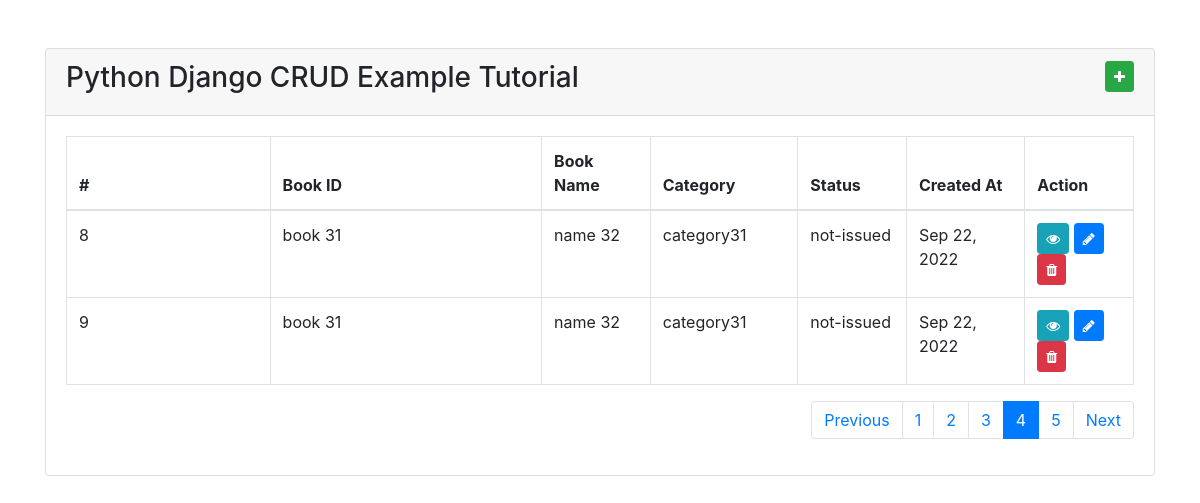
/books?page=4, run on an earlier commit of the app's database.
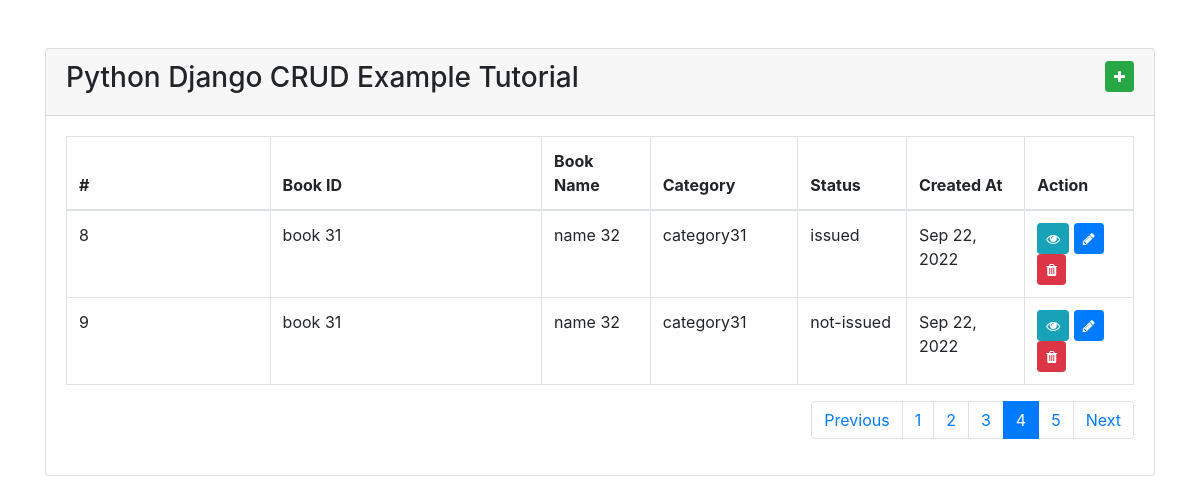
And on a later commit of the database.
### tutorials2_books/models_base.py (models this page shows, shortened)
class Books(models.Model):
    BOOK_STATUS = (
        ('issued', 'Issued'),
        ('not-issued', 'Not Issued'),
    )
    book_id = models.CharField(max_length=10)
    bookname = models.CharField(max_length=50)
    subject = models.CharField(max_length=20)
    category = models.CharField(max_length=10)
    status = models.CharField('Status', max_length=20, choices=BOOK_STATUS, default='not-issued')
    created_at = models.DateTimeField(verbose_name='Created time', auto_now_add=True)
    updated_at = models.DateTimeField(verbose_name='Updated time', auto_now=True)
    class Meta:
        verbose_name = "Book"
        verbose_name_plural = "Books"

### tutorials2_books/views.py (the view)
# urls.py: path('', views.index, name='home'),  # default empty page
def index(request):
    books = Books.objects.all()
    page = request.GET.get('page', 1)
    paginator = Paginator(books, 2)
    try:
        books = paginator.page(page)
    except PageNotAnInteger:
        print('page provided not an Integer')
        books = paginator.page(1)
    except EmptyPage:
        books = paginator.page(paginator.num_pages)
    return render(request, 'index.html', {'books': books})

### tutorials2_books/templates/index.html (shortened to what the changed rows need)
<!DOCTYPE html>
<html>
<head>
    <link rel="stylesheet" href="https://cdn.jsdelivr.net/npm/bootstrap@4.6.1/dist/css/bootstrap.min.css">
    <link rel="stylesheet" href="https://cdnjs.cloudflare.com/ajax/libs/font-awesome/4.7.0/css/font-awesome.min.css" />
</head>
<body>
    <div class="container mt-5">
        <div class="row">
            <div class="col-md-12">
                <div class="card">
                    <div class="card-body">
                        <table class="table table-bordered table-hover">
                            <thead>
                                <tr>
                                    <th width="150">#</th>
                                    <th width="200">Book ID</th>
                                    <th width="80">Book Name</th>
                                    <th width="80">Category</th>
                                    <th width="80">Status</th>
                                    <th width="80">Created At</th>
                                    <th width="80">Action</th>
                                </tr>
                            </thead>
                            <tbody>
                                {% for book in books %}
                                    <tr>
                                        <td>{{ book.id }}</td>
                                        <td>{{ book.book_id }}</td>
                                        <td>{{ book.bookname }}</td>
                                        <td>{{ book.category }}</td>
                                        <td>{{ book.status }}</td>
                                        <td>{{ book.created_at|date:"M d, Y" }}</td>
                                        <td>
                                            <a href="show/{{ book.id }}" class="btn btn-info btn-sm"> <i class="fa fa-eye"></i></a>
                                            <a href="update/{{ book.id }}" class="btn btn-primary btn-sm"> <i class="fa fa-pencil"></i></a>
                                            <a href="delete/{{ book.id }}" onclick="return confirm('Are you sure you want to delete this?')" class="btn btn-danger btn-sm"> <i class="fa fa-trash"></i></a>
                                        </td>
                                    </tr>
                                    {% empty %}
                                        <tr class="text-center">
                                            <td colspan="4">There are no Record Found!</td>
                                        </tr>
                                {% endfor %}
                            </tbody>
                        </table>
                    </div>
                </div>
            </div>
        </div>
    </div>
</body>
</html>

What changed in the data, as far as the page shows it:
changed Books id 8: status "not-issued" → "issued"
